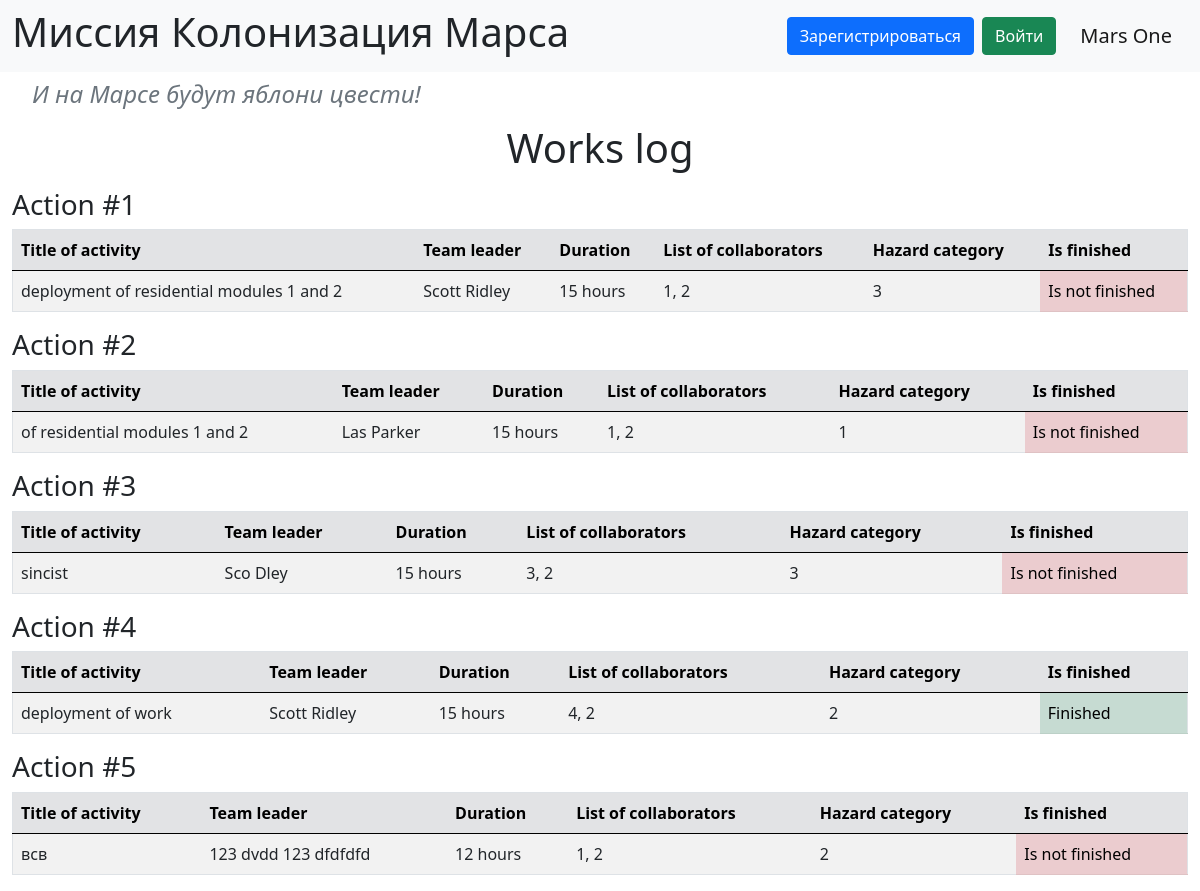
The page / on the database its author committed.
### data/jobs.py (models this page shows)
class Jobs(SqlAlchemyBase, SerializerMixin):
    __tablename__ = 'jobs'
    id = sqlalchemy.Column(sqlalchemy.Integer,
                           primary_key=True, autoincrement=True)
    team_leader = sqlalchemy.Column(sqlalchemy.Integer,
                                    sqlalchemy.ForeignKey("users.id"))
    job = sqlalchemy.Column(sqlalchemy.String, nullable=True)
    work_size = sqlalchemy.Column(sqlalchemy.Integer, nullable=True, default=0)
    collaborators = sqlalchemy.Column(sqlalchemy.String, nullable=True)
    start_date = sqlalchemy.Column(sqlalchemy.DateTime, nullable=True)
    end_date = sqlalchemy.Column(sqlalchemy.DateTime, nullable=True)
    is_finished = sqlalchemy.Column(sqlalchemy.Boolean, default=False)
    user = orm.relationship('User')
    categories = orm.relationship("Category",
                                  secondary="association",
                                  backref="jobs")

### data/users.py (models this page shows, shortened)
class User(SqlAlchemyBase, UserMixin, SerializerMixin):
    __tablename__ = 'users'
    id = sqlalchemy.Column(sqlalchemy.Integer,
                           primary_key=True, autoincrement=True)
    surname = sqlalchemy.Column(sqlalchemy.String, nullable=True)
    name = sqlalchemy.Column(sqlalchemy.String, nullable=True)
    age = sqlalchemy.Column(sqlalchemy.Integer, nullable=True)
    position = sqlalchemy.Column(sqlalchemy.String, nullable=True)
    speciality = sqlalchemy.Column(sqlalchemy.String, nullable=True)
    address = sqlalchemy.Column(sqlalchemy.String, nullable=True)
    email = sqlalchemy.Column(sqlalchemy.String,
                              index=True, unique=True, nullable=True)
    hashed_password = sqlalchemy.Column(sqlalchemy.String, nullable=True)
    modified_date = sqlalchemy.Column(sqlalchemy.DateTime,
                                      default=datetime.datetime.now)
    city_from = sqlalchemy.Column(sqlalchemy.String, nullable=True)

### data/category.py (models this page shows)
class Category(SqlAlchemyBase):
    __tablename__ = 'category'
    id = sqlalchemy.Column(sqlalchemy.Integer, primary_key=True,
                           autoincrement=True)
    name = sqlalchemy.Column(sqlalchemy.String, nullable=True)

### main.py (the view)
@app.route('/')
def index():
    db_sess = db_session.create_session()
    jobs = db_sess.query(Jobs).all()
    return render_template('index.html', jobs=jobs)

### data/db_session.py (called while the page is built)
def create_session() -> Session:
    global __factory
    return __factory()

### templates/index.html (shortened to what this page needs)
{% extends "base.html" %}
{% block content %}
    <h1 align="center">Works log</h1>
    {% for item in jobs %}
        <div class="mt-3">
            <h3>Action #{{ loop.index }}</h3>
            <table class="table table-striped border">
                <thead class="table-secondary">
                <tr>
                    <th scope="col">Title of activity</th>
                    <th scope="col">Team leader</th>
                    <th scope="col">Duration</th>
                    <th scope="col">List of collaborators</th>
                    <th scope="col">Hazard category</th>
                    <th scope="col">Is finished</th>
                </tr>
                </thead>
                <tbody>
                <tr>
                    <td>{{ item.job }}</td>
                    <td>{{ item.user.surname }} {{ item.user.name }}</td>
                    <td>{{ item.work_size }} hours</td>
                    <td>{{ item.collaborators }}</td>
                    <td>
                        {% for cat in item.categories %}
                            {{ cat.name }}{% if not loop.last %}, {% endif %}
                        {% endfor %}
                    </td>
                    {% if item.is_finished %}
                        <td class="table-success">Finished</td>
                    {% else %}
                        <td class="table-danger">Is not finished</td>
                    {% endif %}
                </tr>
                </tbody>
            </table>
        </div>
    {% endfor %}
{% endblock %}

### templates/base.html (shortened to what this page needs)
<!doctype html>
<html lang="en">
<head>
    <link rel="stylesheet"
          href="https://cdn.jsdelivr.net/npm/bootstrap@5.0.0-beta1/dist/css/bootstrap.min.css"
>
    <link rel="stylesheet" type="text/css" href="{{ url_for('static', filename='css/style.css') }}"/>
</head>
<body>
<header>
    <nav class="navbar navbar-light bg-light">
        <div class="container-fluid">
            <a href="/" style="text-decoration: none; color: inherit;">
                <h1>Миссия Колонизация Марса</h1>
            </a>
            <div class="d-flex align-items-center">
                {% if current_user.is_authenticated %}
                    <a class="nav-link text-dark me-4" href="/logout">
                        {{ current_user.name }} {{ current_user.surname }}
                    </a>
                {% else %}
                    <a class="btn btn-primary me-2" href="/register">Зарегистрироваться</a>
                    <a class="btn btn-success me-4" href="/login">Войти</a>
                {% endif %}
                <span class="navbar-brand">Mars One</span>
            </div>
        </div>
    </nav>
</header>
<main role="main" class="container-fluid mt-2">
    <h4 class="text-secondary subtitle">И на Марсе будут яблони цвести!</h4>
    {% block content %}{% endblock %}
</main>
</body>
</html>

### static/css/style.css (style rules this page uses)
h4 { color: #333; padding-left: 20px; margin-bottom: 15px; }
.subtitle { color: #808080; font-style: italic; font-weight: normal; }

### rows shown on the page
Jobs: job "deployment of residential modules 1 and 2", user.surname "Scott", user.name "Ridley", work_size "15", collaborators "1, 2", is_finished "Is not finished"
Category: name "3"
Jobs: job "of residential modules 1 and 2", user.surname "Las", user.name "Parker", work_size "15", collaborators "1, 2", is_finished "Is not finished"
Category: name "1"
Jobs: job "sincist", user.surname "Sco", user.name "Dley", work_size "15", collaborators "3, 2", is_finished "Is not finished"
Jobs: job "deployment of work", user.surname "Scott", user.name "Ridley", work_size "15", collaborators "4, 2", is_finished "Finished"
Category: name "2"
Jobs: job "всв", user.surname "123", user.name "dvdd 123 dfdfdfd", work_size "12", collaborators "1, 2", is_finished "Is not finished"
